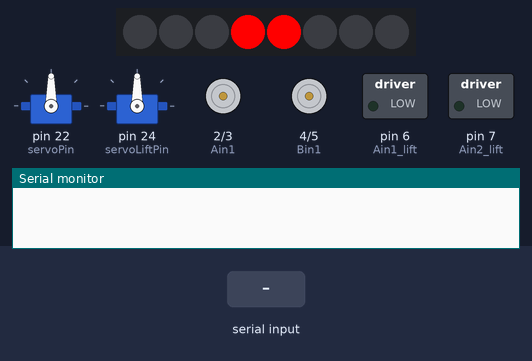
The sketch below on a simulated Arduino Mega 2560, built with avr-gcc and run on an emulated ATmega2560. Shown: 2 × servo, 8 RGB LEDs in strip order, left to right, motor-driver pin pairs drawn as motors (green arrow = first pin HIGH = forward, orange = second pin HIGH = backward, longer = more drive), switched loads named in the sketch (green lamp = pin HIGH), the last lines printed to the serial monitor. The inputs (shaded band) are chosen by the test bench.

Above: at 5.2 s.
7.1 s: "90|45|200|10\n" received over the second serial link
At 8.2 s:
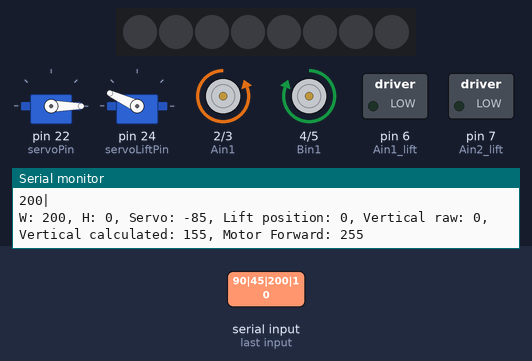
8.7 s: "|" received over the second serial link
At 9.1 s:
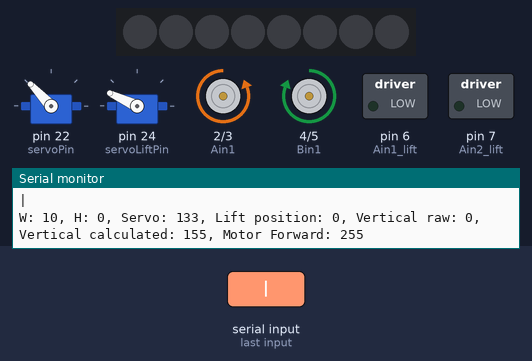
10.2 s: "30|150|10\n" received over the second serial link
At 11.4 s:
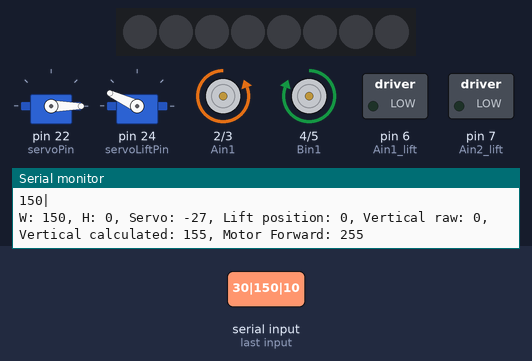
11.7 s: "90|45|200\n" received over the second serial link
At 12.8 s:
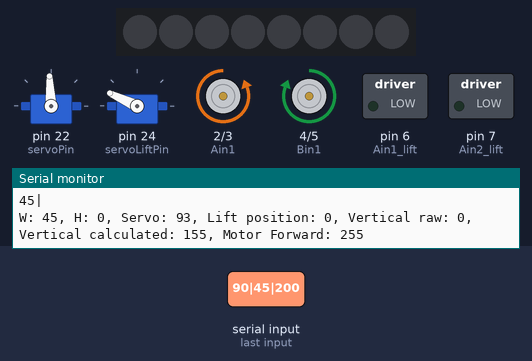
13.2 s: "90|45\n" received over the second serial link
At 13.8 s:
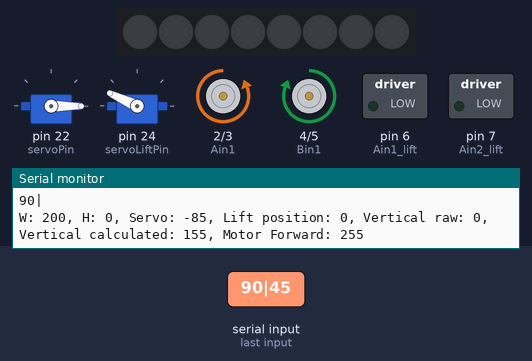
Timing chart, 0 to 15.7 s (numbered marks = the images above; inputs shaded):
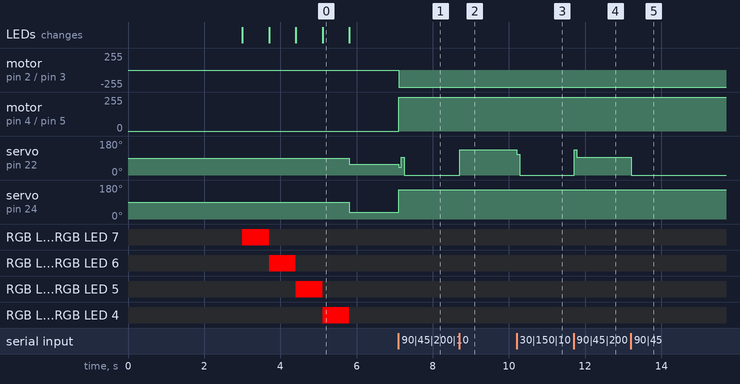

Measured:
- after the input at 7.1 s, motor on pin 2 (Ain1) / pin 3 (Ain2): stopped → backward 255/255 at once; motor on pin 4 (Bin1) / pin 5 (Bin2): stopped → forward 255/255 at once; servo on pin 22 (servoPin): 57° → 41° at once, → 93° 0.07 s later, → 0° 0.07 s later; servo on pin 24 (servoLiftPin): 35° → 155° at once
- after the input at 8.7 s, servo on pin 22 (servoPin): 0° → 133° at once
- after the input at 10.2 s, servo on pin 22 (servoPin): 133° → 110° at once, → 0° 0.07 s later
- after the input at 11.7 s, servo on pin 22 (servoPin): 0° → 133° at once, → 93° 0.07 s later
- after the input at 13.2 s, servo on pin 22 (servoPin): 93° → 0° at once
- what the display in image 0 shows lasts 0.7 s, from 5.1 s to 5.8 s

The sketch:

Forklift.ino
```cpp
// (licence header left out)
#include <Servo.h>
#include <FastLED.h>

Servo servoSteering;
Servo servoLift;

// Calibrate these servos values
int servoMaxLeft = 30;                                // Steering value when at the lowest position
int servoMaxRight = 145;                              // Steering value when at the highest position
int servoCenter = (servoMaxRight - servoMaxLeft)/2;   // Steering center position
int servoLiftCenter = 85;                             // Vertical lift center position
int servoLiftCenterMax = 155;                         // Vertical lift maximum position forward:  85 + 70
int servoLiftCenterMin = 35;                          // Vertical lift minimum position backward: 85 - 50

#define servoPin 22
#define servoLiftPin 24

#define NUM_LEDS 8
#define DATA_PIN 26
CRGB LEDs[NUM_LEDS];

String btBuffer;

#define Ain1 2
#define Ain2 3

#define Bin1 4
#define Bin2 5

#define Ain1_lift 6
#define Ain2_lift 7

void setup() {

  FastLED.delay(3000);
  FastLED.addLeds<WS2812B, DATA_PIN, GRB>(LEDs, NUM_LEDS);

  servoSteering.attach(servoPin);
  servoLift.attach(servoLiftPin);

  Serial.begin(57600);          // Debug
  Serial1.begin(9600);          // Bluetooth

  pinMode(Ain1, OUTPUT);        // A in1
  pinMode(Ain2, OUTPUT);        // A in2
  pinMode(Bin1, OUTPUT);        // B in1
  pinMode(Bin2, OUTPUT);        // B in2
  pinMode(Ain1_lift, OUTPUT);   // Lift motor
  pinMode(Ain2_lift, OUTPUT);   // Lift motor

  ledStartup();

  analogWrite(Ain1,0);
  analogWrite(Ain2,0);
  analogWrite(Bin1,0);
  analogWrite(Bin2,0);
  analogWrite(Ain1_lift, 0);
  analogWrite(Ain2_lift, 0);

  servoSteering.write(servoCenter);
  servoLift.write(servoLiftCenterMin);
}

void loop() {

  if (Serial1.available())
  {
    char received = Serial1.read();
    btBuffer += received;
    if (received == '|')
    {
        Serial.println(btBuffer);
        processCommand();
        btBuffer = "";
    }
  }
}

void processCommand() {
  char separator = ',';
  int percW = getValue(btBuffer, separator, 0).toInt();
  int percH = getValue(btBuffer, separator, 1).toInt();
  int liftPos = getValue(btBuffer, separator, 2).toInt();
  int liftVerticalPos = getValue(btBuffer, separator, 3).toInt();
  int lightOn = getValue(btBuffer, separator, 4).toInt();
  int valServo = map(percW, 100, 0, servoMaxLeft, servoMaxRight);   // Switch the values 100 and 0 to reverse direction
  int valLiftServo = map(liftVerticalPos, 100, 0, servoLiftCenterMin, servoLiftCenterMax);
  int spdMotor = 0;

  Serial.print("W: ");
  Serial.print(percW);
  Serial.print(", H: ");
  Serial.print(percH);
  Serial.print(", Servo: ");
  Serial.print(valServo);
  Serial.print(", Lift position: ");
  Serial.print(liftPos);
  Serial.print(", Vertical raw: ");
  Serial.print(liftVerticalPos);
  Serial.print(", Vertical calculated: ");
  Serial.print(valLiftServo);

  // Forward/Backward
  if (percH < 50) {
    spdMotor = map(percH, 50, 0, 50, 255);
    Serial.print(", Motor Forward: ");
    Serial.print(spdMotor);
    motorForward(spdMotor);
  } else if (percH > 50) {
    spdMotor = map(percH, 50, 100, 50, 255);
    Serial.print(", Motor Backwards: ");
    Serial.print(spdMotor);
    motorBackward(spdMotor);
  } else if (percH == 50) {
    stopMoving();
  }

  // Lift Up/Down
  if (liftPos == 0) {
    analogWrite(Ain1_lift, 0);
    analogWrite(Ain2_lift, 0);
  } else if (liftPos > 0) {
    int perc2val = map(liftPos, 0, 100, 0, 255);
    analogWrite(Ain1_lift, perc2val);
    analogWrite(Ain2_lift, 0);
  } else if (liftPos < 0) {
    int perc2val = map(liftPos, 0, -100, 0, 255);
    analogWrite(Ain1_lift, 0);
    analogWrite(Ain2_lift, perc2val);
  }

  // Lift vertical position Forward/Backward
  servoLift.write(valLiftServo);

  // Steering Left/Right
  servoSteering.write(valServo);

  if (lightOn == 1) {
    ledToggle(CRGB::White);
  } else {
    ledToggle(CRGB::Black);
  }

  Serial.println();
  delay(60);
}

// Switch the names of the functions motorBackward and motorForward to reverse direction
void motorBackward(int spd) {
  analogWrite(Ain1,spd);
  analogWrite(Ain2,0);
  analogWrite(Bin2,spd);
  analogWrite(Bin1,0);
}

// Switch the names of the functions motorBackward and motorForward to reverse direction
void motorForward(int spd) {
  analogWrite(Ain1,0);
  analogWrite(Ain2,spd);
  analogWrite(Bin2,0);
  analogWrite(Bin1,spd);
}

void stopMoving() {
  analogWrite(Ain1,0);
  analogWrite(Ain2,0);
  analogWrite(Bin2,0);
  analogWrite(Bin1,0);
}

void ledStartup() {

  int dly = 700;
  LEDs[0] = CRGB::Red;
  LEDs[7] = CRGB::Red;
  FastLED.show();
  delay(dly);
  ledToggle(CRGB::Black);
  LEDs[1] = CRGB::Red;
  LEDs[6] = CRGB::Red;
  FastLED.show();
  delay(dly);
  ledToggle(CRGB::Black);
  LEDs[2] = CRGB::Red;
  LEDs[5] = CRGB::Red;
  FastLED.show();
  delay(dly);
  ledToggle(CRGB::Black);
  LEDs[3] = CRGB::Red;
  LEDs[4] = CRGB::Red;
  FastLED.show();
  delay(dly);

  ledToggle(CRGB::Black);
}

void ledToggle(CRGB color) {
   for (int i=0; i<NUM_LEDS; i++){
    LEDs[i] = color;
  }
  FastLED.show();
}

String getValue(String data, char separator, int index) {
  int found = 0;
  int strIndex[] = {0, -1};
  int maxIndex = data.length()-1;

  for(int i=0; i<=maxIndex && found<=index; i++){
    if(data.charAt(i)==separator || i==maxIndex){
        found++;
        strIndex[0] = strIndex[1]+1;
        strIndex[1] = (i == maxIndex) ? i+1 : i;
    }
  }
  return found>index ? data.substring(strIndex[0], strIndex[1]) : "";
}
```
